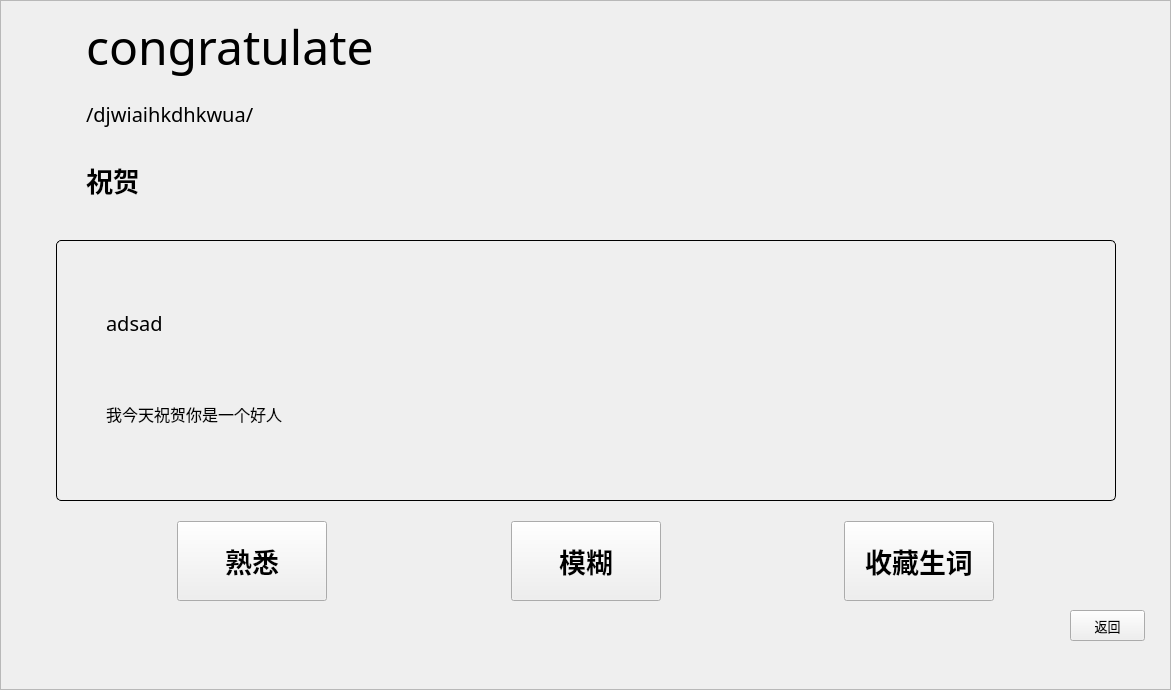
<?xml version="1.0" encoding="UTF-8"?>
<ui version="4.0">
 <class>cstudy</class>
 <widget class="QWidget" name="cstudy">
  <property name="geometry">
   <rect>
    <x>0</x>
    <y>0</y>
    <width>1171</width>
    <height>690</height>
   </rect>
  </property>
  <property name="minimumSize">
   <size>
    <width>1171</width>
    <height>690</height>
   </size>
  </property>
  <property name="maximumSize">
   <size>
    <width>1171</width>
    <height>690</height>
   </size>
  </property>
  <property name="windowTitle">
   <string>Dialog</string>
  </property>
  <widget class="QFrame" name="frame_background">
   <property name="geometry">
    <rect>
     <x>0</x>
     <y>0</y>
     <width>1171</width>
     <height>690</height>
    </rect>
   </property>
   <property name="minimumSize">
    <size>
     <width>1171</width>
     <height>690</height>
    </size>
   </property>
   <property name="maximumSize">
    <size>
     <width>1171</width>
     <height>690</height>
    </size>
   </property>
   <property name="frameShape">
    <enum>QFrame::Shape::StyledPanel</enum>
   </property>
   <property name="frameShadow">
    <enum>QFrame::Shadow::Raised</enum>
   </property>
   <widget class="QWidget" name="layoutWidget_10">
    <property name="geometry">
     <rect>
      <x>0</x>
      <y>90</y>
      <width>1171</width>
      <height>61</height>
     </rect>
    </property>
    <layout class="QHBoxLayout" name="horizontalLayout_12">
     <item>
      <spacer name="horizontalSpacer_24">
       <property name="orientation">
        <enum>Qt::Orientation::Horizontal</enum>
       </property>
       <property name="sizeHint" stdset="0">
        <size>
         <width>40</width>
         <height>20</height>
        </size>
       </property>
      </spacer>
     </item>
     <item>
      <widget class="QLabel" name="lb_phonetic">
       <property name="minimumSize">
        <size>
         <width>1000</width>
         <height>40</height>
        </size>
       </property>
       <property name="maximumSize">
        <size>
         <width>1000</width>
         <height>40</height>
        </size>
       </property>
       <property name="font">
        <font>
         <family>MV Boli</family>
         <pointsize>15</pointsize>
        </font>
       </property>
       <property name="text">
        <string>/djwiaihkdhkwua/</string>
       </property>
       <property name="alignment">
        <set>Qt::AlignmentFlag::AlignJustify|Qt::AlignmentFlag::AlignTop</set>
       </property>
      </widget>
     </item>
     <item>
      <spacer name="horizontalSpacer_8">
       <property name="orientation">
        <enum>Qt::Orientation::Horizontal</enum>
       </property>
       <property name="sizeHint" stdset="0">
        <size>
         <width>40</width>
         <height>20</height>
        </size>
       </property>
      </spacer>
     </item>
    </layout>
   </widget>
   <widget class="QWidget" name="layoutWidget">
    <property name="geometry">
     <rect>
      <x>0</x>
      <y>10</y>
      <width>1171</width>
      <height>72</height>
     </rect>
    </property>
    <layout class="QHBoxLayout" name="horizontalLayout_3">
     <item>
      <spacer name="horizontalSpacer_7">
       <property name="orientation">
        <enum>Qt::Orientation::Horizontal</enum>
       </property>
       <property name="sizeHint" stdset="0">
        <size>
         <width>40</width>
         <height>20</height>
        </size>
       </property>
      </spacer>
     </item>
     <item>
      <widget class="QLabel" name="lb_word">
       <property name="minimumSize">
        <size>
         <width>1000</width>
         <height>70</height>
        </size>
       </property>
       <property name="maximumSize">
        <size>
         <width>1000</width>
         <height>70</height>
        </size>
       </property>
       <property name="font">
        <font>
         <family>MV Boli</family>
         <pointsize>36</pointsize>
        </font>
       </property>
       <property name="text">
        <string>congratulate</string>
       </property>
       <property name="alignment">
        <set>Qt::AlignmentFlag::AlignLeading|Qt::AlignmentFlag::AlignLeft|Qt::AlignmentFlag::AlignVCenter</set>
       </property>
      </widget>
     </item>
     <item>
      <spacer name="horizontalSpacer_6">
       <property name="orientation">
        <enum>Qt::Orientation::Horizontal</enum>
       </property>
       <property name="sizeHint" stdset="0">
        <size>
         <width>40</width>
         <height>20</height>
        </size>
       </property>
      </spacer>
     </item>
    </layout>
   </widget>
   <widget class="QWidget" name="layoutWidget_11">
    <property name="geometry">
     <rect>
      <x>0</x>
      <y>150</y>
      <width>1171</width>
      <height>61</height>
     </rect>
    </property>
    <layout class="QHBoxLayout" name="horizontalLayout_13">
     <item>
      <spacer name="horizontalSpacer_27">
       <property name="orientation">
        <enum>Qt::Orientation::Horizontal</enum>
       </property>
       <property name="sizeHint" stdset="0">
        <size>
         <width>40</width>
         <height>20</height>
        </size>
       </property>
      </spacer>
     </item>
     <item>
      <widget class="QLabel" name="lb_wordmeaning">
       <property name="minimumSize">
        <size>
         <width>1000</width>
         <height>30</height>
        </size>
       </property>
       <property name="maximumSize">
        <size>
         <width>1000</width>
         <height>30</height>
        </size>
       </property>
       <property name="font">
        <font>
         <family>Bahnschrift SemiBold</family>
         <pointsize>20</pointsize>
         <bold>true</bold>
        </font>
       </property>
       <property name="text">
        <string>祝贺</string>
       </property>
       <property name="alignment">
        <set>Qt::AlignmentFlag::AlignLeading|Qt::AlignmentFlag::AlignLeft|Qt::AlignmentFlag::AlignVCenter</set>
       </property>
      </widget>
     </item>
     <item>
      <spacer name="horizontalSpacer_9">
       <property name="orientation">
        <enum>Qt::Orientation::Horizontal</enum>
       </property>
       <property name="sizeHint" stdset="0">
        <size>
         <width>40</width>
         <height>20</height>
        </size>
       </property>
      </spacer>
     </item>
    </layout>
   </widget>
   <widget class="QPushButton" name="btn_returnTostudycenter">
    <property name="geometry">
     <rect>
      <x>1070</x>
      <y>610</y>
      <width>75</width>
      <height>31</height>
     </rect>
    </property>
    <property name="sizePolicy">
     <sizepolicy hsizetype="Fixed" vsizetype="Fixed">
      <horstretch>0</horstretch>
      <verstretch>0</verstretch>
     </sizepolicy>
    </property>
    <property name="minimumSize">
     <size>
      <width>0</width>
      <height>0</height>
     </size>
    </property>
    <property name="font">
     <font>
      <family>Arial</family>
      <pointsize>10</pointsize>
     </font>
    </property>
    <property name="text">
     <string>返回</string>
    </property>
   </widget>
   <widget class="QWidget" name="layoutWidget">
    <property name="geometry">
     <rect>
      <x>0</x>
      <y>520</y>
      <width>1171</width>
      <height>82</height>
     </rect>
    </property>
    <layout class="QHBoxLayout" name="horizontalLayout">
     <item>
      <spacer name="horizontalSpacer">
       <property name="orientation">
        <enum>Qt::Orientation::Horizontal</enum>
       </property>
       <property name="sizeHint" stdset="0">
        <size>
         <width>40</width>
         <height>20</height>
        </size>
       </property>
      </spacer>
     </item>
     <item>
      <widget class="QPushButton" name="btn_know">
       <property name="minimumSize">
        <size>
         <width>150</width>
         <height>80</height>
        </size>
       </property>
       <property name="maximumSize">
        <size>
         <width>150</width>
         <height>80</height>
        </size>
       </property>
       <property name="font">
        <font>
         <family>Bahnschrift SemiBold</family>
         <pointsize>20</pointsize>
         <bold>true</bold>
        </font>
       </property>
       <property name="text">
        <string>熟悉</string>
       </property>
      </widget>
     </item>
     <item>
      <spacer name="horizontalSpacer_2">
       <property name="orientation">
        <enum>Qt::Orientation::Horizontal</enum>
       </property>
       <property name="sizeHint" stdset="0">
        <size>
         <width>40</width>
         <height>20</height>
        </size>
       </property>
      </spacer>
     </item>
     <item>
      <widget class="QPushButton" name="btn_unknow">
       <property name="minimumSize">
        <size>
         <width>150</width>
         <height>80</height>
        </size>
       </property>
       <property name="maximumSize">
        <size>
         <width>150</width>
         <height>80</height>
        </size>
       </property>
       <property name="font">
        <font>
         <family>Bahnschrift SemiBold</family>
         <pointsize>20</pointsize>
         <bold>true</bold>
        </font>
       </property>
       <property name="text">
        <string>模糊</string>
       </property>
      </widget>
     </item>
     <item>
      <spacer name="horizontalSpacer_10">
       <property name="orientation">
        <enum>Qt::Orientation::Horizontal</enum>
       </property>
       <property name="sizeHint" stdset="0">
        <size>
         <width>40</width>
         <height>20</height>
        </size>
       </property>
      </spacer>
     </item>
     <item>
      <widget class="QPushButton" name="btn_add">
       <property name="minimumSize">
        <size>
         <width>150</width>
         <height>80</height>
        </size>
       </property>
       <property name="maximumSize">
        <size>
         <width>150</width>
         <height>80</height>
        </size>
       </property>
       <property name="font">
        <font>
         <family>Bahnschrift SemiBold</family>
         <pointsize>20</pointsize>
         <bold>true</bold>
        </font>
       </property>
       <property name="text">
        <string>收藏生词</string>
       </property>
      </widget>
     </item>
     <item>
      <spacer name="horizontalSpacer_3">
       <property name="orientation">
        <enum>Qt::Orientation::Horizontal</enum>
       </property>
       <property name="sizeHint" stdset="0">
        <size>
         <width>40</width>
         <height>20</height>
        </size>
       </property>
      </spacer>
     </item>
    </layout>
   </widget>
   <widget class="QWidget" name="layoutWidget">
    <property name="geometry">
     <rect>
      <x>0</x>
      <y>240</y>
      <width>1171</width>
      <height>261</height>
     </rect>
    </property>
    <layout class="QHBoxLayout" name="horizontalLayout_2">
     <item>
      <spacer name="horizontalSpacer_4">
       <property name="orientation">
        <enum>Qt::Orientation::Horizontal</enum>
       </property>
       <property name="sizeHint" stdset="0">
        <size>
         <width>40</width>
         <height>20</height>
        </size>
       </property>
      </spacer>
     </item>
     <item>
      <widget class="QFrame" name="frame">
       <property name="styleSheet">
        <string notr="true">#frame{
    border:1px solid rgb(0,0,0);
    border-radius: 5px;
}</string>
       </property>
       <layout class="QVBoxLayout" name="Layout">
        <item>
         <layout class="QHBoxLayout" name="Layout_s">
          <item>
           <spacer name="horizontalSpacer_22">
            <property name="orientation">
             <enum>Qt::Orientation::Horizontal</enum>
            </property>
            <property name="sizeHint" stdset="0">
             <size>
              <width>40</width>
              <height>20</height>
             </size>
            </property>
           </spacer>
          </item>
          <item>
           <widget class="QLabel" name="lb_examplesentence">
            <property name="minimumSize">
             <size>
              <width>1000</width>
              <height>30</height>
             </size>
            </property>
            <property name="maximumSize">
             <size>
              <width>1000</width>
              <height>30</height>
             </size>
            </property>
            <property name="font">
             <font>
              <family>MV Boli</family>
              <pointsize>15</pointsize>
             </font>
            </property>
            <property name="text">
             <string>adsad</string>
            </property>
            <property name="alignment">
             <set>Qt::AlignmentFlag::AlignLeading|Qt::AlignmentFlag::AlignLeft|Qt::AlignmentFlag::AlignVCenter</set>
            </property>
           </widget>
          </item>
         </layout>
        </item>
        <item>
         <layout class="QHBoxLayout" name="Layout_c">
          <item>
           <spacer name="horizontalSpacer_25">
            <property name="orientation">
             <enum>Qt::Orientation::Horizontal</enum>
            </property>
            <property name="sizeHint" stdset="0">
             <size>
              <width>40</width>
              <height>20</height>
             </size>
            </property>
           </spacer>
          </item>
          <item>
           <widget class="QLabel" name="lb_examplesentencemeaning">
            <property name="minimumSize">
             <size>
              <width>1000</width>
              <height>30</height>
             </size>
            </property>
            <property name="maximumSize">
             <size>
              <width>1000</width>
              <height>30</height>
             </size>
            </property>
            <property name="font">
             <font>
              <family>MV Boli</family>
              <pointsize>12</pointsize>
             </font>
            </property>
            <property name="text">
             <string>我今天祝贺你是一个好人</string>
            </property>
            <property name="alignment">
             <set>Qt::AlignmentFlag::AlignLeading|Qt::AlignmentFlag::AlignLeft|Qt::AlignmentFlag::AlignTop</set>
            </property>
           </widget>
          </item>
         </layout>
        </item>
       </layout>
      </widget>
     </item>
     <item>
      <spacer name="horizontalSpacer_5">
       <property name="orientation">
        <enum>Qt::Orientation::Horizontal</enum>
       </property>
       <property name="sizeHint" stdset="0">
        <size>
         <width>40</width>
         <height>20</height>
        </size>
       </property>
      </spacer>
     </item>
    </layout>
   </widget>
  </widget>
 </widget>
 <resources/>
 <connections/>
</ui>
